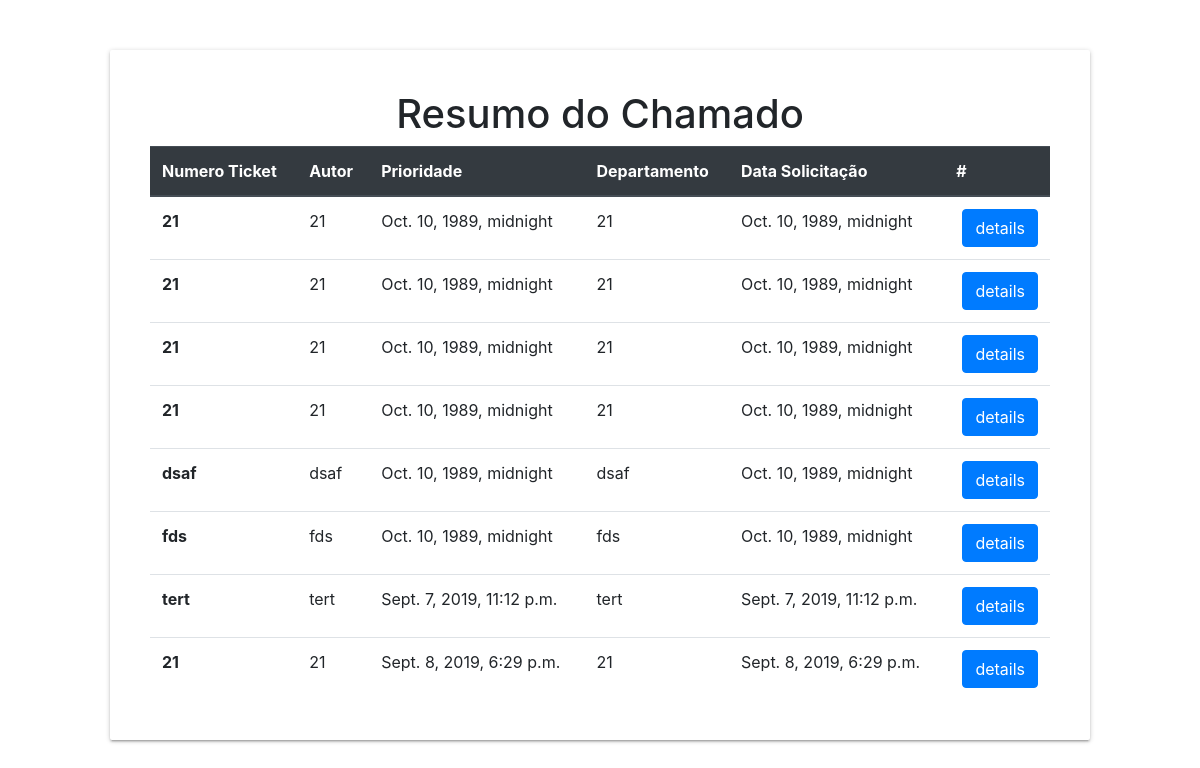
The page /tickets/ on the database as committed earlier.
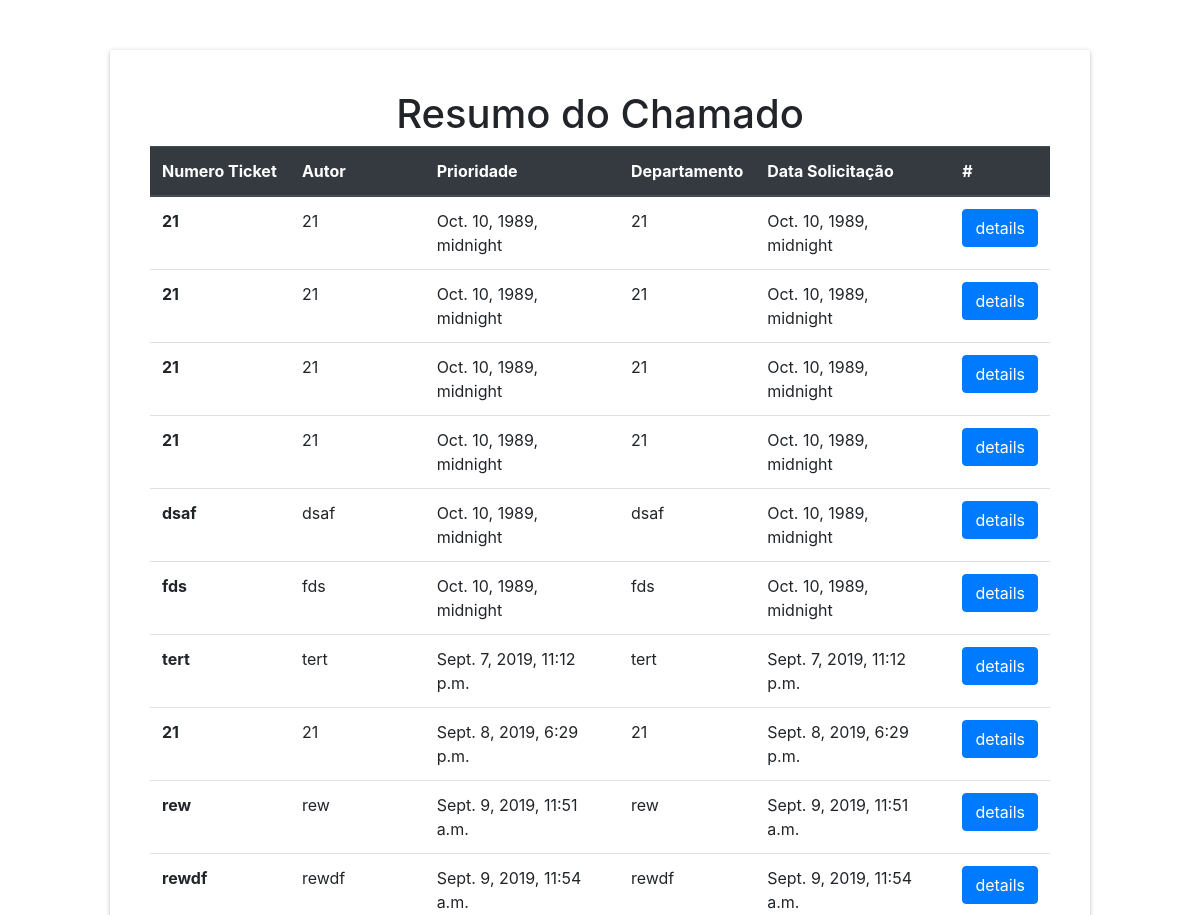
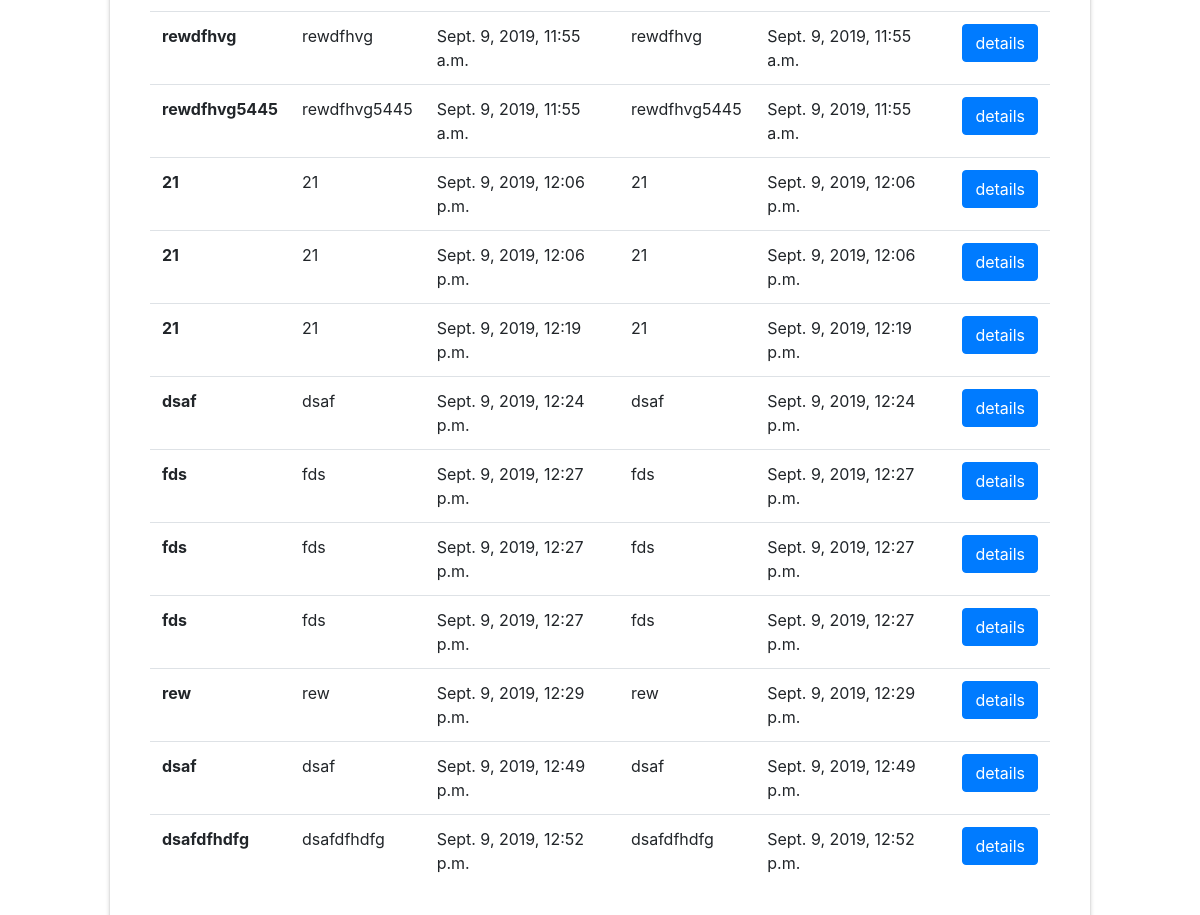
The same page on the database as committed later (2 pictures, top to bottom).
### suporte/models.py (models this page shows, shortened)
class Ticket(models.Model):
    titulo_text = models.CharField(max_length=200)
    descricao_text = models.CharField(max_length=200)
    prioridade_text = models.CharField(max_length=200, null=True, blank=True)
    departamento_text = models.CharField(max_length=200,choices=CRC_CHOICES, null=True, blank=True)
    autor_text = models.CharField(max_length=200)
    ticket_id = models.CharField(max_length=255, null=True, blank=True)
    ticket_email = models.CharField(max_length=255)
    chamados_date = models.DateTimeField('date published')

### suporte/views.py (the view)
# urls.py: path('tickets/', views.TicketList.as_view(), name='tickets_list'),
class TicketList(ListView):
    template_name = 'suporte/ticket/tickets_list.html'
    model = Ticket
    form_class = TicketForm

### templates/suporte/ticket/tickets_list.html
{% extends "layout.html" %}
{% block content %}
<div class="conteiner-form">
 <h1 class="title">Resumo do Chamado</h1>
<table class="table w3-animate-right" style="margin: auto;">
  <thead class="thead-dark">
    <tr>
      <th scope="col">Numero Ticket</th>
      <th scope="col">Autor</th>
      <th scope="col">Prioridade</th>
      <th scope="col">Departamento</th>
      <th scope="col">Data Solicitação</th>
      <th scope="col">#</th>
    </tr>
  </thead>
  <tbody>
{% for ticket in object_list %}
    <tr>
      <th scope="row">{{ ticket.titulo_text }}</th>
      <td>{{ ticket.titulo_text }}</td>
<td>{{ ticket.chamados_date }}</td>
        <td>{{ ticket.titulo_text }}</td>
<td>{{ ticket.chamados_date }}</td>
 <td><a class="btn btn-primary float-right" href="{% url "tickets_detail" ticket.id  %}">details</a></td>
    </tr>
    {% endfor %}
  </tbody>
</table>
</div>
{% endblock %}

### templates/layout.html (shortened to what this page needs)
<!doctype html>
<html lang="en">
<head>
<link rel="stylesheet" href="https://maxcdn.bootstrapcdn.com/bootstrap/4.3.1/css/bootstrap.min.css">
    {% load static %}
<link rel="stylesheet" href="{% static '/suporte/css/novo.css' %}">
</head>
<body>
<div class="container">
    <div class="col-md-12">
        {% block content %}
        {% endblock %}
    </div>
</div>
</body>
</html>

### static/suporte/css/novo.css (style rules this page uses)
.conteiner-form { margin: 50px; box-shadow: 0 2px 2px 0 rgba(0,0,0,0.14), 0 3px 1px -2px rgba(0,0,0,0.12), 0 1px 5px 0 rgba(0,0,0,0.2); background-color: #fff; border-radius: 2px; padding:40px; }
.title { text-align: center; }
.w3-animate-right { position:relative;animation:animateright 0.4s }

Rows that differ between the two databases and show on the page:
added Ticket: titulo_text "rew", chamados_date "Sept. 9, 2019, 11:51 a.m."
added Ticket: titulo_text "rewdf", chamados_date "Sept. 9, 2019, 11:54 a.m."
added Ticket: titulo_text "rewdfhvg", chamados_date "Sept. 9, 2019, 11:55 a.m."
added Ticket: titulo_text "rewdfhvg5445", chamados_date "Sept. 9, 2019, 11:55 a.m."
added Ticket: titulo_text "21", chamados_date "Sept. 9, 2019, 12:06 p.m."
added Ticket: titulo_text "21", chamados_date "Sept. 9, 2019, 12:06 p.m."
added Ticket: titulo_text "21", chamados_date "Sept. 9, 2019, 12:19 p.m."
added Ticket: titulo_text "dsaf", chamados_date "Sept. 9, 2019, 12:24 p.m."
added Ticket: titulo_text "fds", chamados_date "Sept. 9, 2019, 12:27 p.m."
added Ticket: titulo_text "fds", chamados_date "Sept. 9, 2019, 12:27 p.m."
added Ticket: titulo_text "fds", chamados_date "Sept. 9, 2019, 12:27 p.m."
added Ticket: titulo_text "rew", chamados_date "Sept. 9, 2019, 12:29 p.m."
added Ticket: titulo_text "dsaf", chamados_date "Sept. 9, 2019, 12:49 p.m."
added Ticket: titulo_text "dsafdfhdfg", chamados_date "Sept. 9, 2019, 12:52 p.m."
